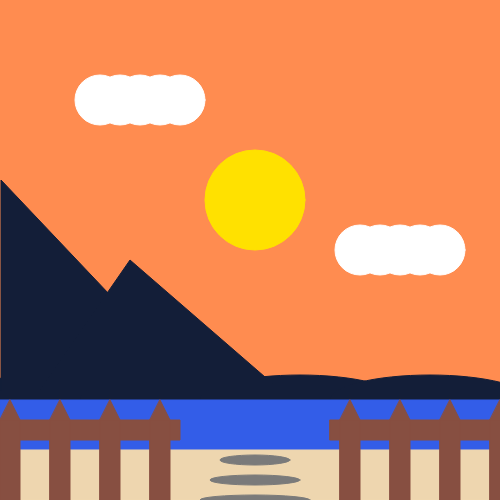
Frame 1 (no input)
Frame 60 (no input): identical to frame 1, image omitted
Frame 120 (the mouse pressed at the canvas centre since frame 60): identical to frame 1, image omitted

The p5.js sketch that drew this single still picture (run headless with seeded random() and noise() and a simulated clock; from frame 60 on, the mouse is pressed at the canvas centre):

// p5.js sketch
// ── sketch.js
//fangningw
//title: sunset by the seaside
//Concept: Recreating those beautiful things through code/geometric shapes

function setup() {
  createCanvas(500, 500);
}

function draw() {

  // sky 
  createCanvas(500, 500);
  fill(135,206,235);
  background(255,140,80);// sky orange background);

  // waves
  stroke( 19, 30, 56);// blue stroke for the arc
  fill( 19, 30, 56);// blue fill for the arc
  arc(50, 400, 200, 50, 0,  TWO_PI );

  stroke( 19, 30, 56);// blue stroke for the arc
  fill( 19, 30, 56);// blue fill for the arc
  arc(180, 400, 200, 50, 0,  TWO_PI );

  stroke( 19, 30, 56);// blue stroke for the arc
  fill( 19, 30, 56);// blue fill for the arc
  arc(300, 400, 200, 50, 0,  TWO_PI );

  stroke( 19, 30, 56);// blue stroke for the arc
  fill( 19, 30, 56);// blue fill for the arc
  arc(430, 400, 200, 50, 0,  TWO_PI );

  // sun 
  stroke(255, 225, 0);// yellow stroke for the sun
  fill(255,225,0);// yellow fill for the sun
  circle(255, 200, 100);// sun

  // sea
  stroke(51, 93, 232);// blue stroke for the ground
  fill(51, 93, 232);// blue fill for the ground
  rect(0, 400, 500, 100);// ground
  
  // sand
  stroke(238, 214, 175);// yellow stroke for the ground
  fill(238, 214, 175);// yellow fill for the ground
  rect(0, 450, 500, 50);// ground

  // railing
 fill(135, 79, 65);// brown fill for the railing
 stroke(135, 79, 65);// brown stroke for the railing
  rect(0, 420, 180, 20);
   rect(330, 420, 180, 20);
    rect(0, 420, 20, 80);
    rect(50, 420, 20, 80);
    rect(100, 420, 20, 80);
    rect(150, 420, 20, 80);
    rect(340, 420, 20, 80);
    rect(390, 420, 20, 80);
    rect(440, 420, 20, 80);
    rect(490, 420, 20, 80);
  
  // triangle for the railing
triangle(0, 420, 20, 420, 10, 400);// triangle for the railing
triangle(50, 420, 70, 420, 60, 400)
triangle(100, 420, 120, 420, 110, 400)
triangle(150, 420, 170, 420, 160, 400)
triangle(340, 420, 360, 420, 350, 400)
triangle(390, 420, 410, 420, 400, 400)
triangle(440, 420, 460, 420, 450, 400)
triangle(490, 420, 510, 420, 500, 400)


// triangle for the mountain
fill( 19, 30, 56);// blue fill for the mountain
stroke( 19, 30, 56);// blue stroke for the mountain
triangle(1, 390, 1, 180, 200, 390);// triangle for the mountain 
triangle(40, 390, 130, 260, 280, 390);
   
// ellipse for rocks
fill( 122, 122, 122);// grey fill for the rocks
stroke( 122, 122, 122)
ellipse(255, 500, 110, 10)
ellipse(255, 480, 90, 10)
ellipse(255, 460, 70, 10)

// ellipse for the clouds
fill(255, 255, 255);// white fill for the clouds
stroke(255, 255, 255);// white stroke for the clouds
ellipse(100, 100, 50, 50)
ellipse(120, 100, 50, 50)
ellipse(140, 100, 50, 50)
ellipse(160, 100, 50, 50)
ellipse(180, 100, 50, 50)

stroke(255, 255, 255);// white stroke for the clouds
ellipse(360, 250, 50, 50)
ellipse(380, 250, 50, 50)
ellipse(400, 250, 50, 50)
ellipse(420, 250, 50, 50)
ellipse(440, 250, 50, 50)

// line for the sea
stroke( 19, 30, 56)

}
